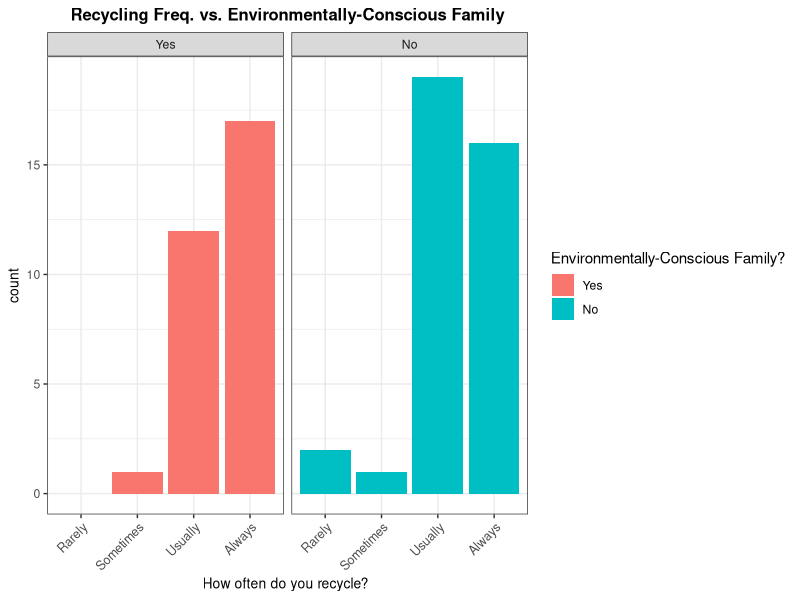
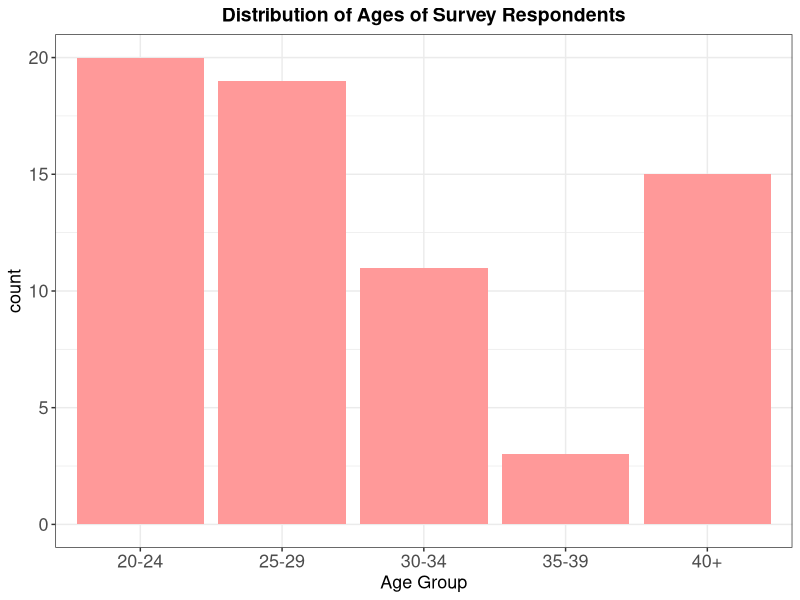
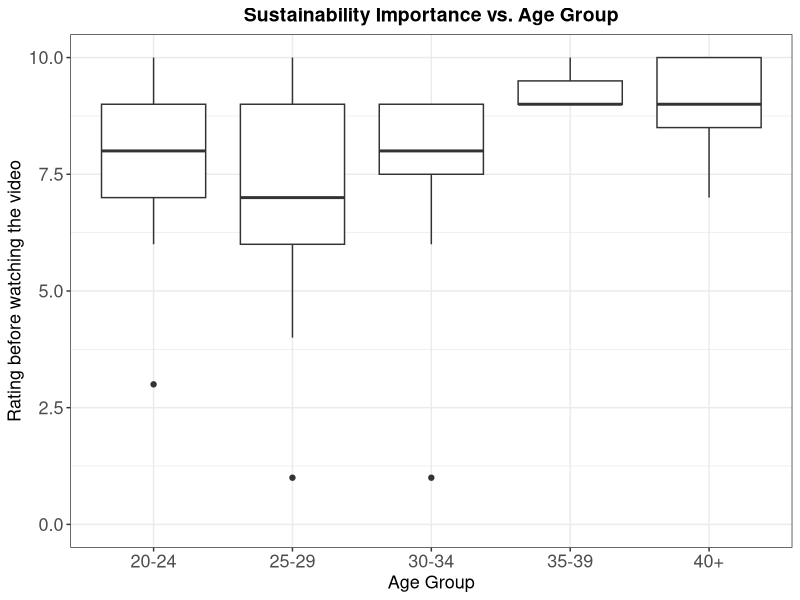
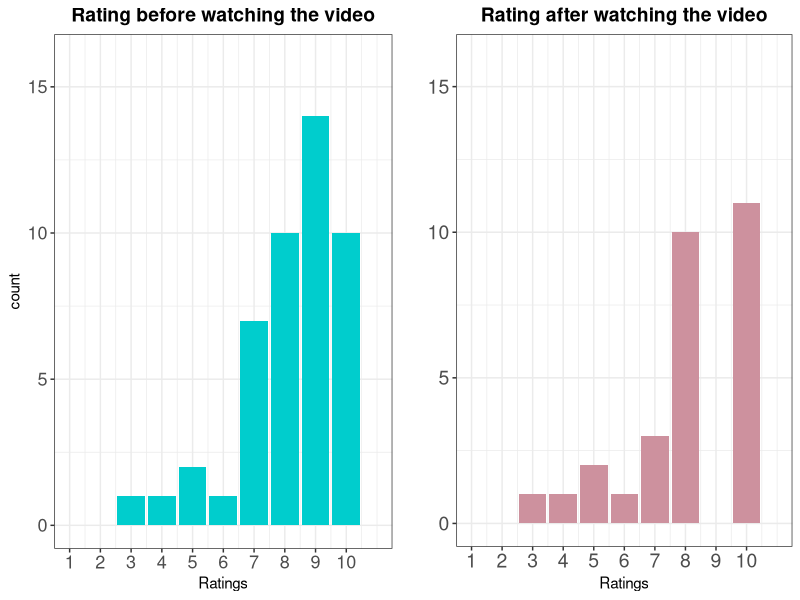
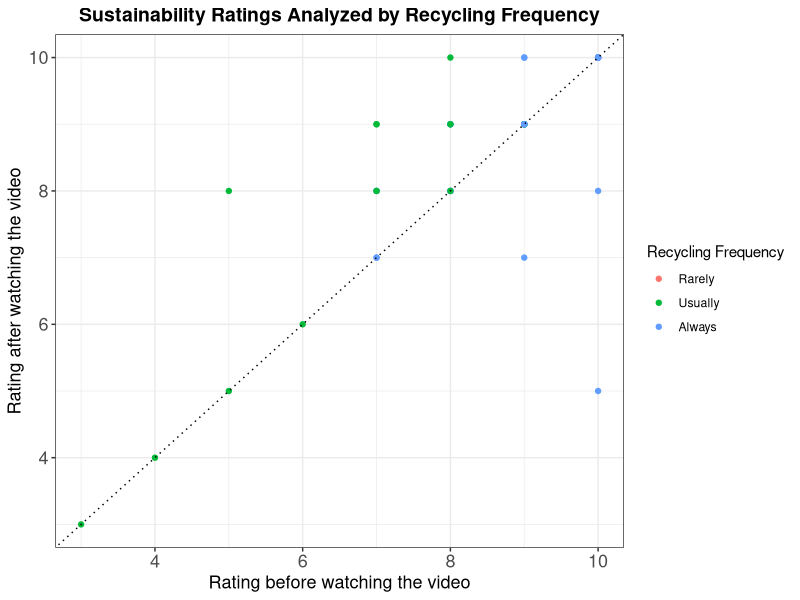
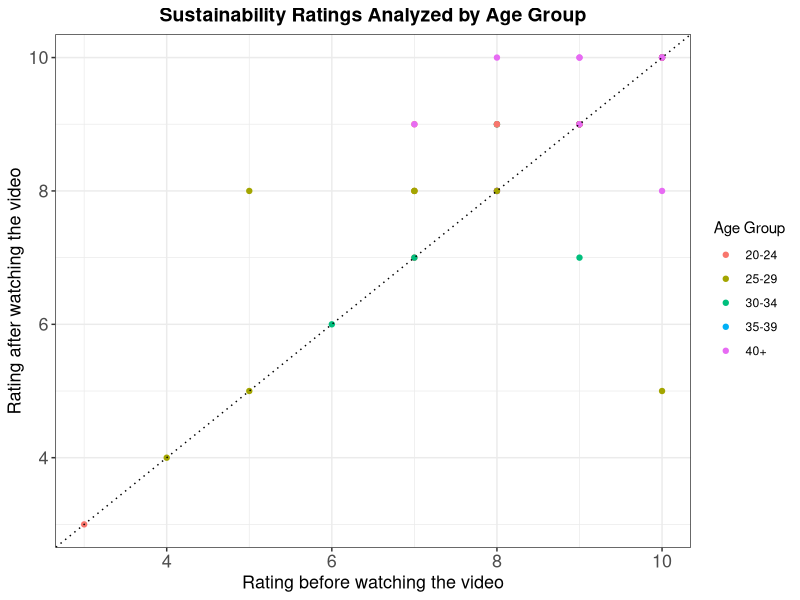

R code for these plots, in order:
## ---- chunk 1
knitr::opts_chunk$set(echo = TRUE)
knitr::opts_chunk$set(fig.path = "Milestone2_EDA_files/imgs/")
library(tidyverse)
library(gridExtra)
## ---- chunk 2
# load data
tidy_data <- read.csv("../data/tidy_data.csv")

# factor relevel
tidy_data$recycling_freq <- tidy_data$recycling_freq %>% fct_relevel("Rarely","Sometimes","Usually","Always")
tidy_data$background <- tidy_data$background %>% fct_relevel("Yes","No")
tidy_data$watch <- tidy_data$watch %>% fct_relevel("Have watched","Will pass")
## ---- chunk 3
# Creating summary table
summary(tidy_data)
## ---- chunk 4
tidy_data %>% 
  ggplot() +
  geom_bar(aes(x = recycling_freq, fill = background)) +
  facet_grid(~background) +
  theme_bw() +
  labs(x = "How often do you recycle? ",
       title = "Recycling Freq. vs. Environmentally-Conscious Family") +
  scale_fill_discrete(name = "Environmentally-Conscious Family?") +
  theme(plot.title = element_text(size = 12, face = "bold", hjust = 0.5),
        axis.text.x = element_text(size = 9, angle = 45, hjust = 1),
        axis.title = element_text(size = 10))
## ---- chunk 5
ggplot(tidy_data, aes(age)) +
  geom_histogram(stat = "Count", fill = "#ff9999") +
  labs(x = "Age Group",
       title = "Distribution of Ages of Survey Respondents") +
  theme_bw() +
  theme(plot.title = element_text(size = 14, face = "bold", hjust = 0.5),
        axis.text = element_text(size = 13),
        axis.title = element_text(size = 13))
  
## ---- chunk 6
qplot(tidy_data$age, tidy_data$self_rating_before, geom="boxplot") +
  ylim(0, 10) +
  theme_bw() +
  labs(x = "Age Group",
       y = "Rating before watching the video") +
  ggtitle("Sustainability Importance vs. Age Group") +
  theme(plot.title = element_text(size = 14, face = "bold", hjust = 0.5),
        axis.text = element_text(size = 13),
        axis.title = element_text(size = 13))
## ---- chunk 7
p1 <- tidy_data %>%
  filter(watch %in% 'Have watched') %>%
  ggplot(aes(self_rating_before)) +
  geom_bar(fill = "cyan3", bins = 10) +
  scale_x_continuous(breaks = c(1:10),limits=c(1, 11)) +
  ylim(0, 16) +
  labs(title = "Rating before watching the video", x = "Ratings") +
  theme_bw() +
  theme(plot.title = element_text(size = 14, face = "bold", hjust = 0.5),
        axis.text = element_text(size = 13),
        axis.title = element_text(size = 11))

p2 <- tidy_data %>%
  filter(watch %in% 'Have watched') %>%
  ggplot(aes(self_rating_after)) +
  geom_bar(fill = "pink3" ,bins = 10) +
  scale_x_continuous(breaks = c(1:10),limits=c(1, 11)) +
  ylim(0, 16) +
  labs(title = "Rating after watching the video", y = "", x = "Ratings") +
  theme_bw() +
  theme(plot.title = element_text(size = 14, face = "bold", hjust = 0.5),
        axis.text = element_text(size = 14),
        axis.title = element_text(size = 11))

grid.arrange(p1, p2, nrow = 1)
## ---- chunk 8
# self rank before and after watching the video for recycling frequency, for respondents who watched the video
tidy_data %>% filter(watch %in% 'Have watched') %>% 
  ggplot(aes(x = self_rating_before, y = self_rating_after, color = recycling_freq), alpha = 0.5) +
  geom_point() +
  labs(x = "Rating before watching the video",
       y = "Rating after watching the video",
       colour ="Recycling Frequency",
       title = "Sustainability Ratings Analyzed by Recycling Frequency") +
  theme_bw() +
  theme(plot.title = element_text(size = 14, face = "bold", hjust = 0.5),
        axis.text = element_text(size = 13),
        axis.title = element_text(size = 13)) +
  geom_abline(slope = 1, intercept = 0, linetype = 3)

# self rank before and after watching the video for age group, for respondents who watched the video
tidy_data %>% filter(watch %in% 'Have watched') %>% 
  ggplot(aes(x = self_rating_before, y = self_rating_after, color = age)) +
  geom_point() +
  labs(x = "Rating before watching the video",
       y = "Rating after watching the video",
       colour ="Age Group",
       title = "Sustainability Ratings Analyzed by Age Group") +
  theme_bw() +
  theme(plot.title = element_text(size = 14, face = "bold", hjust = 0.5),
        axis.text = element_text(size = 13),
        axis.title = element_text(size = 13)) +
  geom_abline(slope = 1, intercept = 0, linetype = 3)
